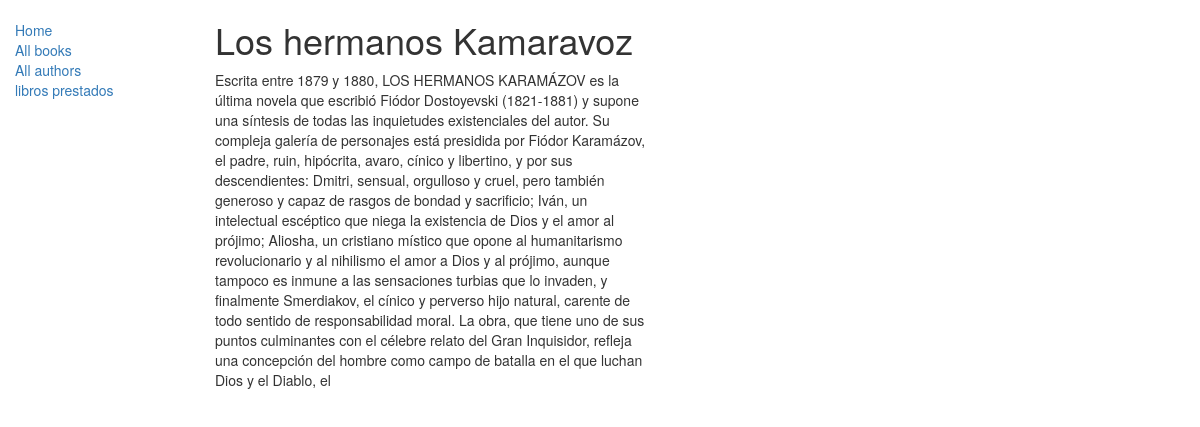
Screenshot of /catalog/Libros/1 with the database file from the repository.
### catalog/models.py (models this page shows, shortened)
class Book(models.Model):
    title = models.CharField(max_length = 200, help_text= "Introduce el nombre del libro")
    author = models.ForeignKey("Author",on_delete = models.SET_NULL, null= True)
    summary = models.TextField(max_length = 1000 , help_text = "ingrese una breve descripcion del libro")
    genre = models.ManyToManyField(Genre,help_text = "Selecciona un genero")
    def display_genre(self):
        """
           crea un string para el admin
        """
        return " ".join([genre.name for genre in self.genre.all()])
    display_genre.shortDescription = "Genre"
    isbn = models.CharField("ISBN",max_length = 13,help_text = "13 Caracteres <a href='https://www.isbn-international.org/content/what-isbn'ISBN number</a>")

### catalog/views.py (the view)
# urls.py: path("Libros/<int:pk>",views.DetalleLibro.as_view(),name="detalle-libro"),
class DetalleLibro(generic.DetailView):
    model = Book

### catalog/templates/catalog/book_detail.html
{% extends "base_generic.html"%}
{% load static %}
{%block content%}
<link rel="stylesheet" href="{% static 'css/styles.css' %}">
{%if object%}
<h1>{{object.title}}</h1>
<p class = "resumen">{{object.summary}}</p>
{%endif%}
{%endblock %}

### catalog/static/css/styles.css (style rules this page uses)
.resumen { width: 45%; }

### rows the page displays
Book: title "Los hermanos Kamaravoz", summary "Escrita entre 1879 y 1880, LOS HERMANOS KARAMÁZOV es la última novela que escribió Fiódor Dostoyevski (1821-1881) y supone una síntesis de todas las inquietudes existenciales del autor. Su compleja galería de personajes está presidida por Fiódor Karamázov, el padre, ruin, hipócrita, avaro, cínico y libertino, y por sus descendientes: Dmitri, sensual, orgulloso y cruel, pero también generoso y capaz de rasgos de bondad y sacrificio; Iván, un intelectual escéptico que niega la existencia de Dios y el amor al prójimo; Aliosha, un cristiano místico que opone al humanitarismo revolucionario y al nihilismo el amor a Dios y al prójimo, aunque tampoco es inmune a las sensaciones turbias que lo…"
